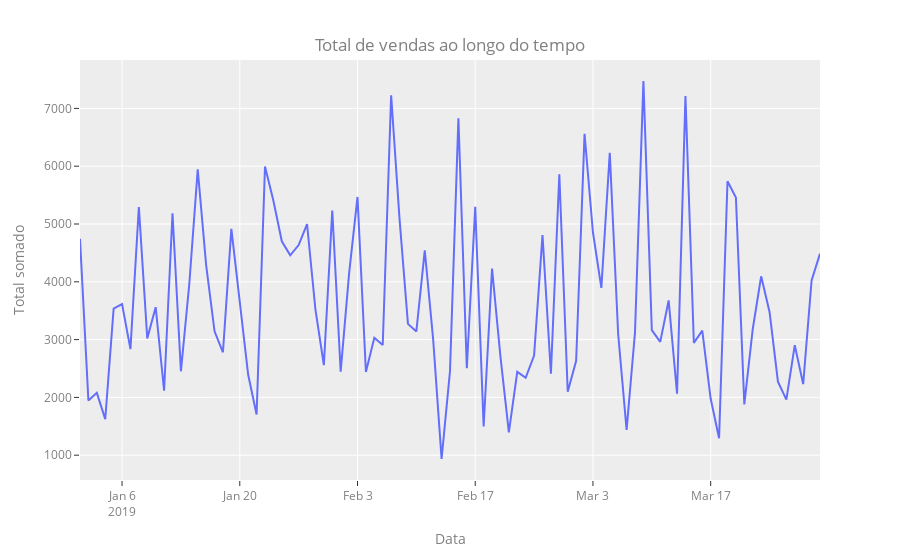

This figure's notebook cell:
### Code cell
df_total=df_supermarket.pivot_table(index='Date', values='Total', aggfunc='sum')
fig=px.line(x=df_total.index, y=df_total['Total'])

fig.update_layout(
    xaxis_title={
        'text':'Data',
    },
    yaxis_title={
        'text': 'Total somado',
    },
    font_color='grey',
    title={
        'text': 'Total de vendas ao longo do tempo',
        'x': 0.5,
        'y': 0.93,
    },
    template='ggplot2'
)
